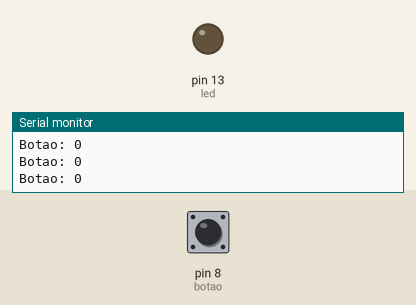
Recording of a sketch running on a simulated Arduino Uno, built with avr-gcc and run on an emulated ATmega328P. Shown: output pins drawn as LEDs (lit = HIGH), the last lines printed to the serial monitor. Dashed ring = blinking. The test bench sets the inputs (shaded band); at power-on: pin 8 (botao) HIGH.

Above: at 1.2 s.
1.3 s: pin 8 (botao) pulled LOW for 0.15 s
At 1.6 s:
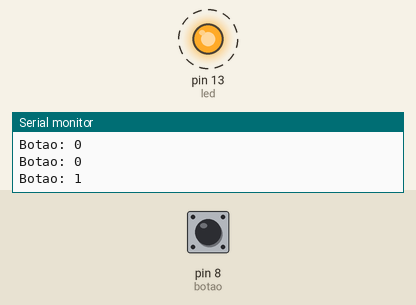
Timing chart, 0 to 10.4 s (numbered marks = the images above; inputs shaded):
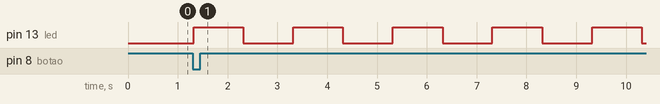

Measured:
- after the input at 1.3 s, pin 13 (led): alternates HIGH for 1.0 s and LOW for 1.0 s, starting at once

The sketch:

sketch_jun07a.ino
```cpp
const int botao = 8;
const int led = 13;
int estadoBotao = 0;

void setup() {
  pinMode (botao, INPUT_PULLUP);
  pinMode(led, OUTPUT);
  Serial.begin(9600);
}

void loop() {
  estadoBotao = !digitalRead(botao);

  Serial.print("Botao: ");
  Serial.println(estadoBotao);

  if (estadoBotao == HIGH) {
    pisca();
    pisca();
    pisca();
    pisca();
    pisca();
    pisca();
    pisca();
    pisca();
  }
}

void pisca(){
  digitalWrite(led,HIGH);
  delay(1000);
  digitalWrite(led,LOW);
  delay(1000);
}
```
